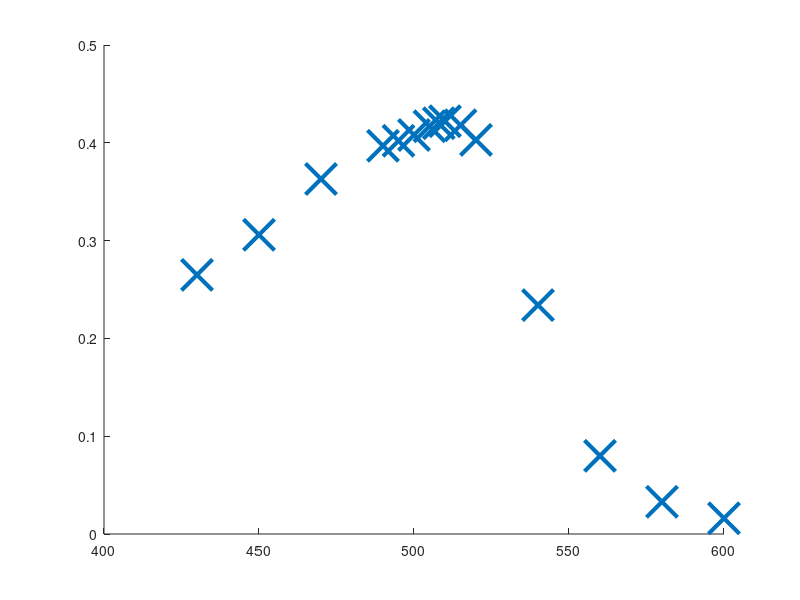

Recreate this plot in MATLAB. (Note: this script raises an error after producing the figure.)
clear;
clc;

hold on;
%吸收曲线
lambda=[430	450	470	490	495	500	505	508	510	515	520	540	560	580	600];
OD=[0.265	0.306	0.363	0.397	0.402	0.408	0.417	0.42	0.422	0.418	0.403	0.234	0.08	0.033	0.016];
scatter(lambda,OD,500,'x','LineWidth',3);%数据散点图
values1 = spcrv([[lambda(1) lambda lambda(end)];[OD(1) OD OD(end)]],3);%为画平滑曲线进行插值（增加数据间推算的点）
plot(values1(1,:),values1(2,:),'-','LineWidth',3);%画平滑曲线

yline(0.422);%水平线
xline(510);%竖直线

title('吸收曲线','FontSize',25);
xlabel('\lambda /nm','FontSize',25);
ylabel('OD','FontSize',25);
legend('实验数据','吸收曲线','FontSize',25)

hold off;
